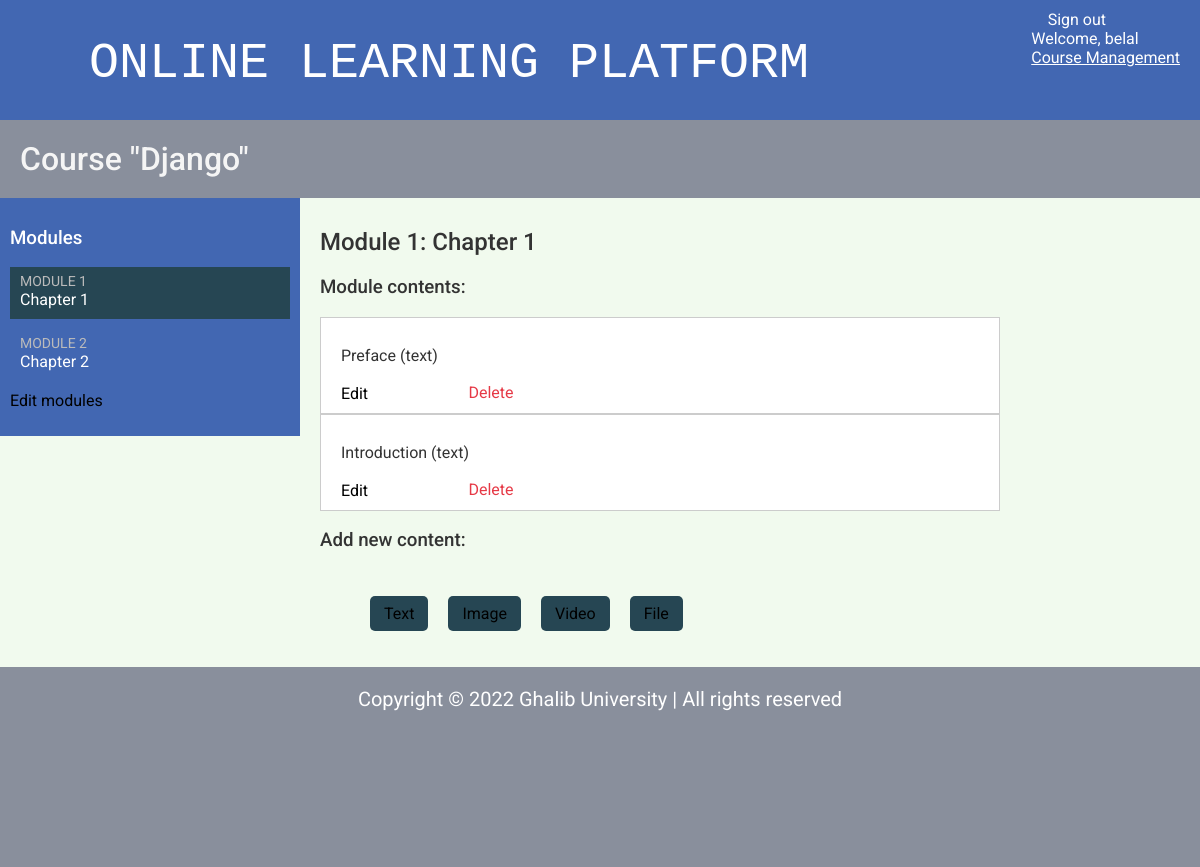
Screenshot of /course/module/10/ (signed in) with the database file from the repository.
### courses/models.py (models this page shows, shortened)
class Course(models.Model):
    owner = models.ForeignKey(User,
                              related_name='courses_created',
                              on_delete=models.CASCADE)
    subject = models.ForeignKey(Subject,
                                related_name='courses',
                                on_delete=models.CASCADE)
    title = models.CharField(max_length=200)
    slug = models.SlugField(max_length=200, unique=True)
    overview = models.TextField()
    created = models.DateTimeField(auto_now_add=True)
    students = models.ManyToManyField(User,
                                      related_name='courses_joined',
                                      blank=True)
    class Meta:
        ordering = ['-created']

class Module(models.Model):
    course = models.ForeignKey(Course,
                               related_name='modules',
                               on_delete=models.CASCADE)
    title = models.CharField(max_length=200)
    description = models.TextField(blank=True)
    order = OrderField(blank=True, for_fields=['course'])
    class Meta:
        ordering = ['order']

class Content(models.Model):
    module = models.ForeignKey(Module,
                               related_name='contents',
                               on_delete=models.CASCADE)
    content_type = models.ForeignKey(ContentType,
                                     on_delete=models.CASCADE,
                                     limit_choices_to={'model__in':(
                                     'text',
                                     'video',
                                     'image',
                                     'file')})
    object_id = models.PositiveIntegerField()
    item = GenericForeignKey('content_type', 'object_id')
    order = OrderField(blank=True, for_fields=['module'])
    class Meta:
        ordering = ['order']

class ItemBase(models.Model):
    owner = models.ForeignKey(User,
                              related_name='%(class)s_related',
                              on_delete=models.CASCADE)
    title = models.CharField(max_length=250)
    created = models.DateTimeField(auto_now_add=True)
    updated = models.DateTimeField(auto_now=True)
    class Meta:
        abstract = True
    def __str__(self):
        return self.title

class Text(ItemBase):
    content = models.TextField()

### courses/views.py (the view)
class ModuleContentListView(TemplateResponseMixin, View):
    template_name = 'courses/manage/module/content_list.html'
    def get(self, request, module_id):
        module = get_object_or_404(Module,
                                   id=module_id,
                                   course__owner=request.user)
        return self.render_to_response({'module': module})

### courses/templatetags/course.py (called while the page is built)
@register.filter
def model_name(obj):
    try:
        return obj._meta.model_name
    except AttributeError:
        return None

### courses/templates/courses/manage/module/content_list.html (shortened to what this page needs)
{% extends "base.html" %}
{% load course %}
{% block content %}
  {% with course=module.course %}
    <h1>Course "{{ course.title }}"</h1>
    <div class="contents">
      <h3>Modules</h3>
      <ul id="modules">
        {% for m in course.modules.all %}
          <li data-id="{{ m.id }}" {% if m == module %}
           class="selected"{% endif %}>
            <a href="{% url "module_content_list" m.id %}">
              <span>
                Module <span class="order">{{ m.order|add:1 }}</span>
              </span>
              <br>
              {{ m.title }}
            </a>
          </li>
        {% empty %}
          <li>No modules yet.</li>
        {% endfor %}
      </ul>
      <p><a href="{% url "course_module_update" course.id %}">
      Edit modules</a></p>
    </div>
    <div class="module">
      <h2>Module {{ module.order|add:1 }}: {{ module.title }}</h2>
      <h3>Module contents:</h3>
      <div id="module-contents">
        {% for content in module.contents.all %}
          <div data-id="{{ content.id }}">
            {% with item=content.item %}
              <p>{{ item }} ({{ item|model_name }})</p>
              <a href="{% url "module_content_update" module.id item|model_name item.id %}">
                Edit
              </a>
              <form action="{% url "module_content_delete" content.id %}" method="post">
                <input type="submit" value="Delete">
              </form>
            {% endwith %}
          </div>
        {% empty %}
          <p>This module has no contents yet.</p>
        {% endfor %}
      </div>
      <h3>Add new content:</h3>
      <ul class="content-types">
        <li><a href="{% url "module_content_create" module.id "text" %}">
        Text</a></li>
        <li><a href="{% url "module_content_create" module.id "image" %}">
        Image</a></li>
        <li><a href="{% url "module_content_create" module.id "video" %}">
        Video</a></li>
        <li><a href="{% url "module_content_create" module.id "file" %}">
        File</a></li>
      </ul>
    </div>
  {% endwith %}
{% endblock %}

### courses/templates/base.html (shortened to what this page needs)
{% load static %}
<!DOCTYPE html>
<html>
<head>
  <link href="{% static "css/base.css" %}" rel="stylesheet">
  <link href="{% static "fontawesome/css/all.css" %}" rel="stylesheet">
</head>
<body>
  {% block header %}
  <div id="header">
    <a href="/" class="logo"><i class="fas fa-university" style="color: #f1faee"></i> Online Learning Platform</a>
    <ul class="menu">
      {% if request.user.is_authenticated %}
        <li><a href="{% url "logout" %}"><i class="fas fa-sign-out-alt"></i> Sign out</a></li>
        <li id="user-name">Welcome, {{ user.get_username }}</li>
      {% else %}
        <li><a href="{% url "login" %}">Sign in <i class="fas fa-sign-in-alt"></i></a></li>
      {% endif %}
      <a href="{% url "manage_course_list"%}" style="text-decoration: underline;">Course Management</a>
    </ul>
  </div>
  {% endblock %}
<div class="container">
  {% block content %}
  {% endblock %}
</div>
{% block footer %}
<footer>
  <p style="padding: 20px;">Copyright &copy; 2022 Ghalib University &#124; All rights reserved</p>
    <ul style="padding-left: 40%; letter-spacing: 5px;">
      <a href="https://www.google.com/"><i class="fab fa-facebook fa-3x"></i></a>
      <a href="#"><i class="fab fa-twitter fa-3x"></i></a>
      <a href="#"><i class="fab fa-instagram fa-3x"></i></a>
    </ul>
</footer>
{% endblock footer %}
</body>
</html>

### courses/static/css/base.css (style rules this page uses)
* { box-sizing: border-box; }
html { overflow-x: hidden; }
body { margin:0; font-family:'Roboto', sans-serif; font-weight:400; color:#333; background-color: #f1faee; }
a { color:black; text-decoration:none; }
ul { float:left; }
h1, h2, h3, h4, h5, h6 { font-family:'Roboto', sans-serif; font-weight:500; }
h1 { background:#898F9C; color: whitesmoke; width:100%; overflow:auto; padding:20px 0 20px 20px; margin:0; }
.module { padding:10px 20px; float:left; width:60%; }
footer { background-color: #898F9C; height: 200px; clear: both; color: white; font-size: 20px; text-align: center; }
.module p { width:100%; float:right; line-height: 1.5; }
#header { position: relative; background:#4267B2; overflow:auto; height:120px; max-width:100%; padding:10px 20px; }
#header .logo { text-decoration:none; font-family: 'Courier New', Courier, monospace; font-weight: 100; text-transform:uppercase; font-size:50px; padding-top: 25px; color:#fff; float:left; }
#header a { color:#fff; }
#user-name { color:#fff; }
#header .menu { list-style:none; float:right; margin:0; padding:0; }
.contents { width:25%; padding:10px; float:left; background:#4267B2; color: #fff; font-family:'Roboto', sans-serif; }
.contents ul { list-style:none; margin:0; padding:0; width:100%; }
.contents ul li { margin:0 0 10px 0; padding:4px 10px 10px; overflow:auto; cursor:move; }
.contents ul li.selected { background:#264653; }
.contents ul span { text-transform:uppercase; color:#bbb; font-size:14px; }
.contents ul a { display:block; color:#fff; text-decoration:none; }
ul.content-types li { list-style:none; float:left; margin:10px; background:#264653; padding:8px 14px; border-radius: 5px; }
input, select, textarea { border:1px solid #ccc; border-bottom:3px solid #ccc; padding:8px 12px; font-size:16px; font-family:'Roboto', sans-serif; float:left; clear:both; width:300px; }
input[type=submit], a.button { border-radius:5px; background:#4267B2; color:#fff; font-size:16px; text-transform:uppercase; border:none; padding:10px 20px; margin:20px 0; }
#module-contents div { padding:10px 20px; border:1px solid #ccc; background:#fff }
#module-contents form { margin:0; padding:0; }
#module-contents input[type=submit] { color:#e63946; background:none; margin:-20px 0 0; padding:0; float:left; text-transform:none; }

### rows the page displays
Course: title "Django"
Module: order|add "1", title "Chapter 1"
Module: order|add "2", title "Chapter 2"
Content: item "Preface", item|model_name "text"
Content: item "Introduction", item|model_name "text"

### other values shown
{{ user.get_username }} "belal"
